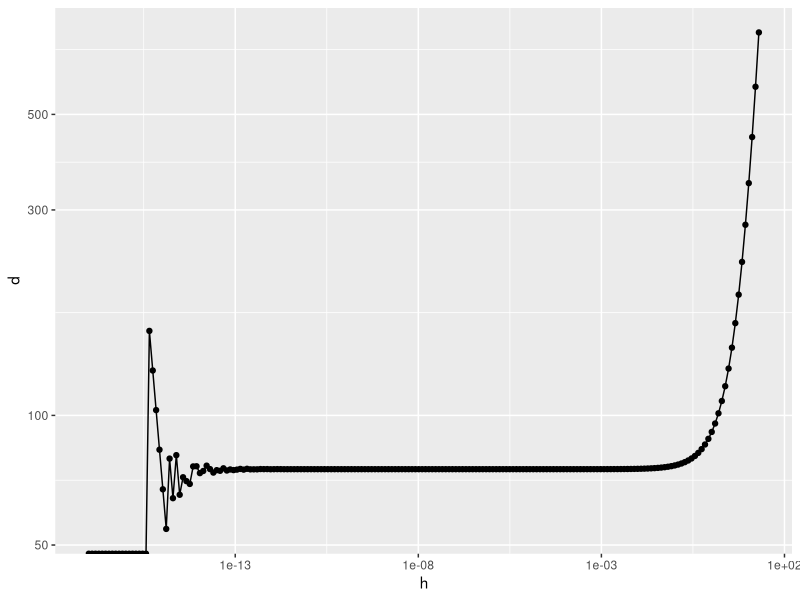
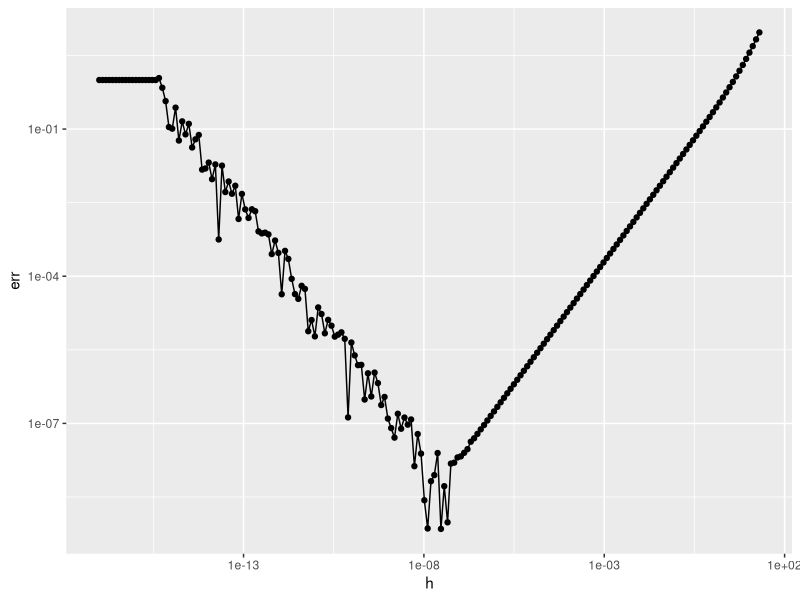

Here is the R script that generated these plots, in order:
## ---- chunk 1
knitr::opts_chunk$set(echo = TRUE)

library(tibble)
library(dplyr)
library(ggplot2)
## ---- chunk 2
# function to derive
ff <- function(x) {
  return (x ^ 3)
}

# parameters
x0 <- 5.
true <- 75.
npts <- 200
hmin <- 1.e-17
hmax <- 20.

# method that calculates the derivative of any function f 
# and outputs a tibble with h, d, error columns
deriv <- function(f, x0, true, npts, hmin, hmax) {
  # initialize list of derivative calculations
  data <- list()
  
  # calculate h, derivative, and error for npts different points
  for (ieps in 1:npts) {
    eps <- hmin * ((hmax/hmin) ^ ((ieps - 1)/(npts - 1)))
    fp <- ff(x0 + eps)
    fm <- ff(x0)
    h <- eps
    d <- (fp - fm) / h
    err <- abs(d - true) / abs(true)
    
    # add calculated h, d, and err to the list 
    data[[length(data) + 1]] <- tibble("h" = h, "d" = d, "err" = err)
  }
  
  # combine all the data into one tibble and output
  return (bind_rows(data))
}

# calculate derivative and print first 5 rows
deriv_data <- deriv(ff, x0, true, npts, hmin, hmax)
deriv_data %>% head()

# plot the derivative
deriv_data %>% ggplot(aes(x = h, y = d)) +
  geom_point() + 
  geom_line() + 
  scale_x_continuous(trans = 'log10') +
  scale_y_continuous(trans = 'log10')

# plot the error
deriv_data %>% ggplot(aes(x = h, y = err)) +
  geom_point() + 
  geom_line() + 
  scale_x_continuous(trans = 'log10') +
  scale_y_continuous(trans = 'log10')
